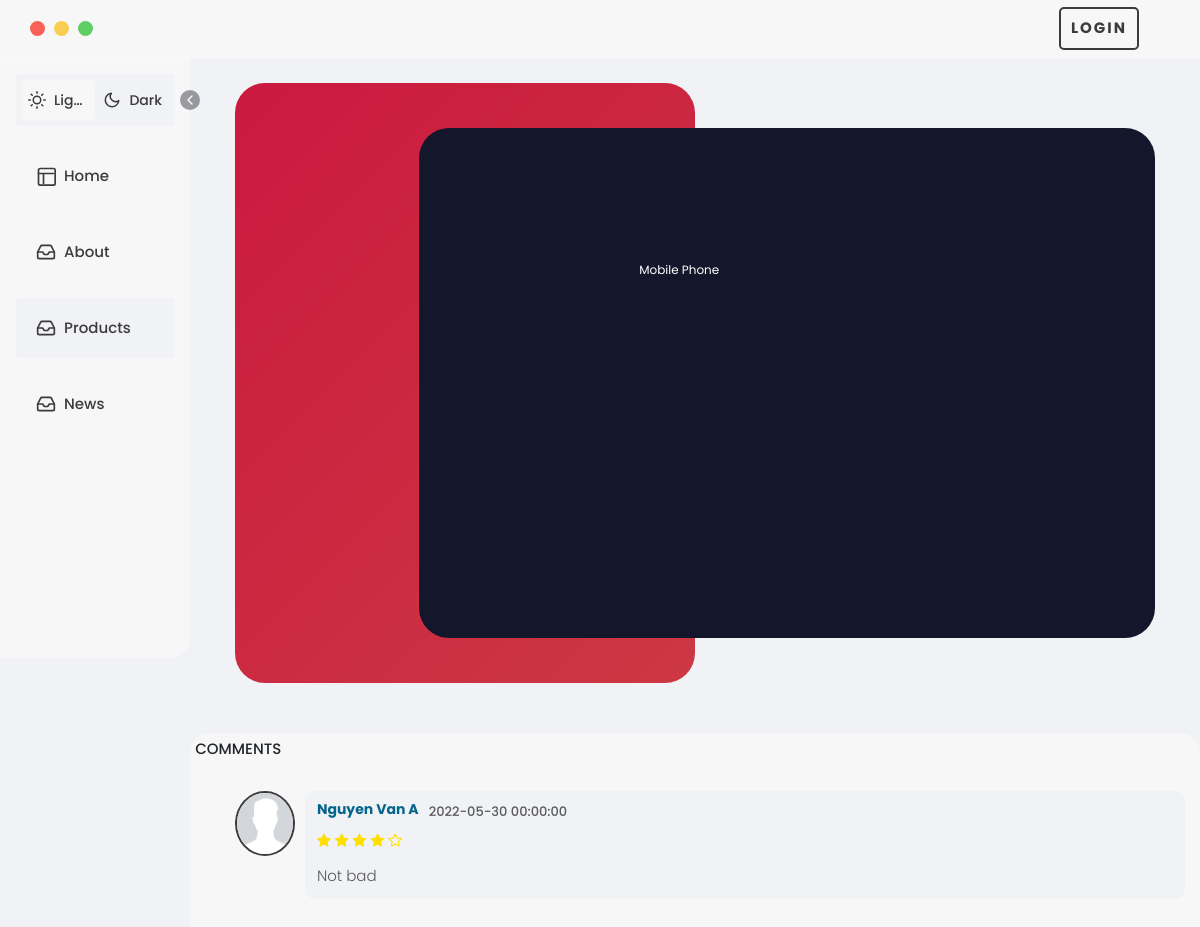
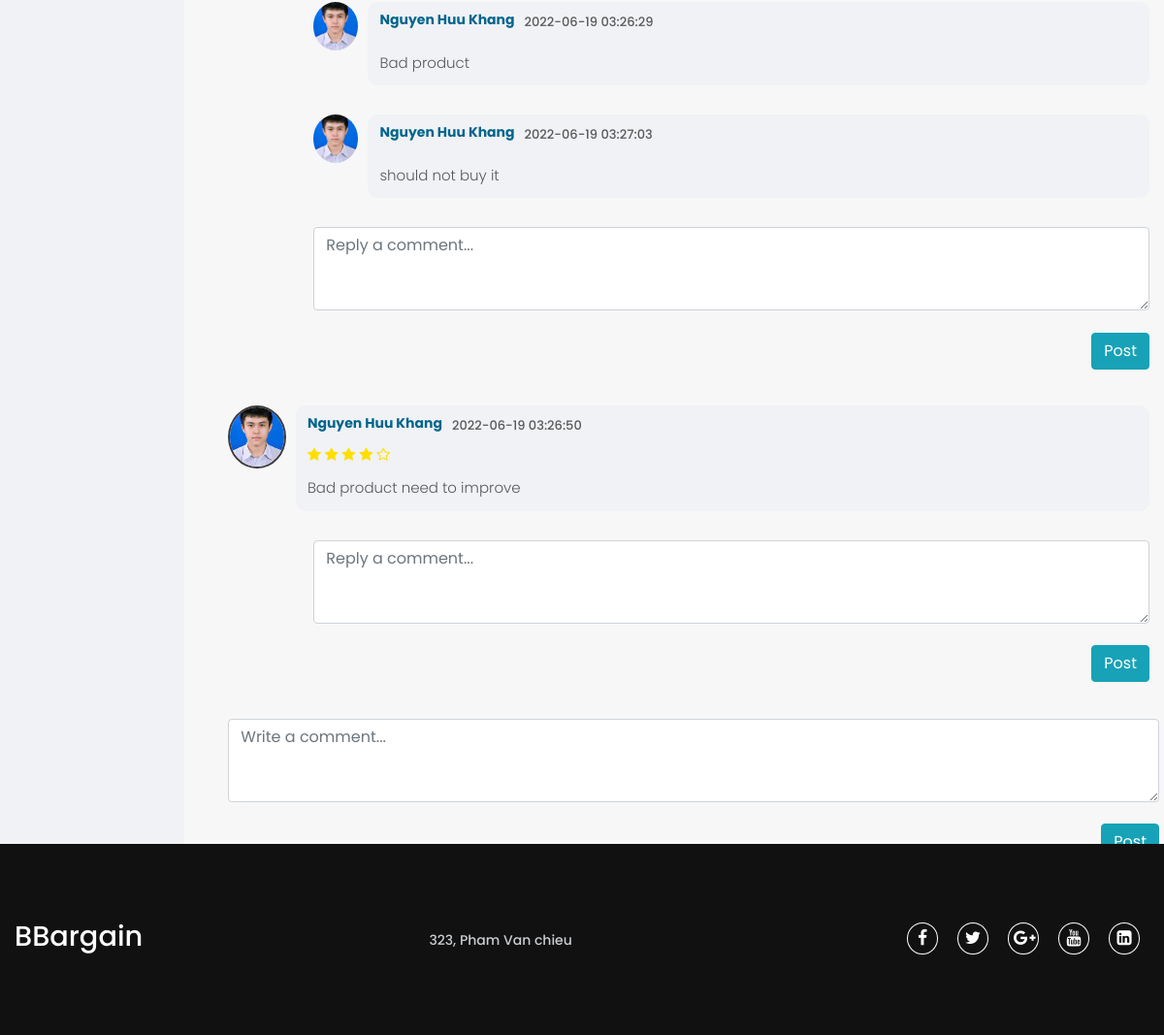
The page /main/product/info/2 on the database its author committed (2 pictures, top to bottom).
### tables this page shows
CREATE TABLE `comment` (
  `id` int(11) NOT NULL,
  `date` datetime DEFAULT NULL,
  `block` tinyint(1) DEFAULT NULL,
  `content` varchar(10000) DEFAULT NULL,
  `news_id` int(11) DEFAULT NULL,
  `product_id` int(11) DEFAULT NULL,
  `user_id` int(11) DEFAULT NULL,
  `parent_comment` int(11) DEFAULT NULL
);

CREATE TABLE `user` (
  `id` int(11) NOT NULL,
  `email` varchar(255) DEFAULT NULL,
  `img` varchar(255) DEFAULT 'public/uploads/user/client.jpg',
  `name` varchar(255) DEFAULT NULL,
  `age` int(11) DEFAULT NULL,
  `location` varchar(255) DEFAULT NULL,
  `phone` varchar(10) DEFAULT NULL,
  `password` varchar(255) DEFAULT NULL
);

CREATE TABLE `company` (
  `id` int(11) NOT NULL,
  `name` varchar(255) DEFAULT NULL,
  `address` varchar(1000) DEFAULT NULL
);

### controllers/main/product.php (called while the page is built, shortened)
<?php
    class product {
        function info($id){
            $product_by_id = product_db::get_product_id($id);
            $comment = comment_db::get_comment_product($id);
            $arr = array();
            while($result = $comment -> fetch_assoc()){
                $arr_comment = array(
                    "comment_out" => $result,
                    "reply" => comment_db::get_reply_comment_product($result['id'])
                );
                array_push($arr, $arr_comment);
            }
            $data = array("all" => $arr, "info_product" => $product_by_id->fetch_assoc());
            render("product", "info", $data);
        }
    }
?>

### app.php (called while the page is built, shortened)
<?php
    class app {
        protected $page = "main";
        protected $controller = "home";
        protected $action = "index";
        function __construct() {
            $arr = $this -> url_split();
            if(isset($arr[0])) {
                if(file_exists("controllers/" . $arr[0] . "/")) {
                    $this -> page = $arr[0];
                } else {
                    $this -> page = "error";
                }
                unset($arr[0]);
            }
            if(isset($arr[1])) {
                if(file_exists("controllers/" . ($this -> page) . "/" . $arr[1] . ".php")) {
                    $this -> controller = $arr[1];
                } else {
                    $this -> controller = "error_page";
                }
                unset($arr[1]);
            }
            if(isset($arr[2])){
                if(method_exists( $this->controller , $arr[2])) {
                    $this -> action = $arr[2];
                }
                else {
                    $this -> page = "error";
                    $this -> controller = "error_page";
                    $this -> action = "error";
                    require_once "controllers/" . ($this -> page) . "/" . ($this -> controller) . ".php";
                }
                unset($arr[2]);
            }
            else {
                if($this -> page == "error" || $this -> controller == "error_page") {
                    $this -> action = "error";
                }
                unset($arr[2]);
            }
            $this -> params = (!empty($arr)) ? array_values($arr) :  [];
            $object = new $this->controller;
            call_user_func_array([$object, $this -> action],$this -> params);
        }
        function url_split(){
            if( isset($_GET["url"]) ){
                return explode("/", trim($_GET["url"], "/"));
            }
        }
    }
?>

### index.php (called while the page is built, shortened)
<?php
    require_once 'app.php';
    $myapp = new app();
?>

### models/product.php (called while the page is built, shortened)
<?php
    class product_db {
        static function get_product_id($id) {
            $db = getConnection();
            $result = $db->query("SELECT * FROM product WHERE id = $id");
            return $result;
        }
    }
?>

### models/comment.php (called while the page is built, shortened)
<?php
    class comment_db {
        static function get_comment_product($id)
        {
            $db = getConnection();
            $result = $db->query("SELECT
            comment.id AS id,
            comment.date AS date,
            comment.block AS block,
            comment.content AS content,
            comment.product_id AS product_id,
            comment.user_id AS user_id,
            product.name AS name_product,
            user.name AS name,
            user.img AS img,
            comment.parent_comment AS parent_comment
            FROM comment, user, product WHERE product_id = product.id AND user_id = user.id AND product_id = $id AND parent_comment IS NULL ORDER BY date");
            return $result;
        }
        static function get_reply_comment_product($id) {
            $db = getConnection();
            $result = $db->query("SELECT
            comment.id AS id,
            comment.date AS date,
            comment.block AS block,
            comment.content AS content,
            comment.product_id AS product_id,
            comment.user_id AS user_id,
            product.name AS name_product,
            user.name AS name,
            user.img AS img,
            comment.parent_comment AS parent_comment
            FROM comment, user, product WHERE product_id = product.id AND user_id = user.id AND parent_comment = $id");
            return $result;
        }
    }

### models/company.php (called while the page is built, shortened)
<?php
    class company_db {
        static function getAll()
        {
            $db = getConnection();
            $result = $db->query("SELECT * FROM company");
            return $result;
        }
    }

### views/main/product/info.php (the view, shortened to what this page needs)
<!DOCTYPE html>
<html lang="en">
<head>
    <link rel='stylesheet' href='https://cdnjs.cloudflare.com/ajax/libs/twitter-bootstrap/4.1.3/css/bootstrap.min.css'>
    <link rel="stylesheet" href="https://cdnjs.cloudflare.com/ajax/libs/normalize/5.0.0/normalize.min.css" />
    <link rel="stylesheet" href="https://cdnjs.cloudflare.com/ajax/libs/Swiper/4.3.5/css/swiper.min.css" />
    <link rel="stylesheet" href="/checkass_Web/public/css/style.css" />
    <link rel="stylesheet" href="/checkass_Web/public/css/grid.css" />
    <link rel="stylesheet" href="/checkass_Web/public/css/responsive.css" />
    <link rel="stylesheet" href="https://stackpath.bootstrapcdn.com/font-awesome/4.7.0/css/font-awesome.min.css">
</head>
<body class="light-mode">
    <?php require_once 'views/main/layout.php'; ?>
    <div style="overflow: auto;"class="content-wrapper">
                    <div class="header-wrapper">
                        <div class="content">
                            <div class="product-img-slider">
                            </div>
                            <div class="product-slider">
                                <div class="product-slider__wrp swiper-wrapper">
                                    <div class="product-slider__item swiper-slide" data-target="img3">
                                        <div class="product-slider__card">
                                            <div class="product-slider__content">
                                                <h1 class="product-slider__title">
                                                <?php echo $info_product['name']?> <br />
                                                <h3 class="small"><?php if($info_product['category_id'] == 1){ echo "Mobile Phone";} else { echo "laptop";}?></h3>
                                                </h1>
                                            </div>
                                        </div>
                                    </div>
                                </div>
                            </div>
                        </div>
                    </div>
                    <div class="comments-container">
                        <p style=" margin-bottom: 8px;">COMMENTS</p>
                        <ul id="comments-list" class="comments-list">
                    <?php
                        foreach($all as $value) {
                            echo '
                                <li>
                                    <div class="comment-main-level">
                                        <div class="comment-avatar"><img class="profile-img" src="' . '/' . 'checkass_Web' . '/' . $value['comment_out']['img'] . '"' .'alt=""></div>
                                        <div class="comment-box">
                                            <div class="comment-head">
                                                <h6 class="comment-name by-author"><a>' . $value['comment_out']['name'] . '</a></h6>
                                                <span>' . $value['comment_out']['date'] . '</span>';
                                            echo '
                                            </div>
                                            <div class="star-rating">
                                                <i class="fa fa-star checked"></i>
                                                <i class="fa fa-star checked"></i>
                                                <i class="fa fa-star checked"></i>
                                                <i class="fa fa-star checked"></i>
                                                <i class="fa fa-star-o not-checked"></i>
                                            </div>
                                            <div class="comment-content">
                                            ' . $value['comment_out']['content'] . '
                                            </div>
                                        </div>
                                    </div>
                                    <ul class="comments-list reply-list">';
                                    while($reply = $value['reply'] -> fetch_assoc()) {
                                        echo '
                                        <li>
                                            <div class="comment-avatar"><img src="' . '/' . 'checkass_Web' . '/' . $reply['img'] . '"' .'alt=""></div>
                                            <div class="comment-box">
                                                <div class="comment-head">
                                                    <h6 class="comment-name"><a>' . $reply['name'] . '</a></h6>
                                                    <span>' . $reply['date'] . '</span>';
                                                echo '
                                                </div>
                                                <div class="comment-content">
                                                    ' . $reply['content'] . '
                                               </div>
                                            </div>
                                        </li>';
                                    }
                            echo '
                                        <div id="reply_p_' . $value['comment_out']['id']. '"' .' class = "reply_box">
                                            <textarea id="content_p_' . $value['comment_out']['id']. '"' . ' class="form-control" placeholder="Reply a comment..." rows="3"></textarea>
                                            <br>
                                            <button type="button" class="btn btn-info pull-right reply-btn" data-pid='. $info_product['id'] . ' data-uid=';
                                                if(isset($_SESSION['id'])){ echo $_SESSION['id'];} else {echo -1;};
                                                echo ' data-parent_comment= ' . $value['comment_out']['id'] . ' data-user_name = "';
                                                if(isset($_SESSION['name'])){ echo $_SESSION['name'];} else {echo 'none';}
                                                echo '"' . ' data-user_img = "';
                                                if(isset($_SESSION['img'])){ echo $_SESSION['img'];} else {echo 'none';}
                                                echo '"' . '>Post</button>
                                        </div>
                                    </ul>
                                </li><br>';
                        }
                    ?>
                            <div id="write-p" class="write-box">
                                <textarea id="content_p_write" class="form-control" placeholder="Write a comment..." rows="3"></textarea>
                                <br>
                                <button id = "btn-write" type="button" class="btn btn-info pull-right"
                                data-pid="<?php echo $info_product['id'];?>"
                                data-uid="<?php if(isset($_SESSION['id'])){ echo $_SESSION['id'];} else {echo -1;};?>"
                                data-user_name="<?php if(isset($_SESSION['name'])){ echo $_SESSION['name'];} else {echo 'none';};?>"
                                data-user_img="<?php if(isset($_SESSION['img'])){ echo $_SESSION['img'];} else {echo 'none';};?>"
                                >Post</button>
                            </div>
                        </ul>
                    </div>
            </div>
        </div>
        <?php      include_once('views/main/footer.php');   ?>
</body>
</html>

### views/main/footer.php
<footer>
   <div class="footer-content">
      <?php
         require_once 'models/company.php';
         $company = company_db::getAll()->fetch_assoc();
      ?>
      <h3><?php echo $company['name']?></h3>
      <p><?php echo $company['address'];?></p>
      <ul class="socials">
         <li><a href="#"><i class="fa fa-facebook"></i></a></li>
         <li><a href="#"><i class="fa fa-twitter"></i></a></li>
         <li><a href="#"><i class="fa fa-google-plus"></i></a></li>
         <li><a href="#"><i class="fa fa-youtube"></i></a></li>
         <li><a href="#"><i class="fa fa-linkedin-square"></i></a></li>
       </ul>
   </div>
</footer>

### public/css/responsive.css (style rules this page uses)
.content-wrapper { flex-wrap: nowrap; }

### rows shown on the page
comment: user.img (picture), user.name "Nguyen Van A", date "2022-05-30 00:00:00", content "Not bad", id "Reply a comment..."
comment: user.img (picture), user.name "Nguyen Huu Khang", date "2022-06-19 03:26:29", content "Bad product"
comment: user.img (picture), user.name "Nguyen Huu Khang", date "2022-06-19 03:27:03", content "should not buy it"
comment: user.img (picture), user.name "Nguyen Huu Khang", date "2022-06-19 03:26:50", content "Bad product need to improve", id "Reply a comment..."
company: name "BBargain", address "323, Pham Van chieu"
